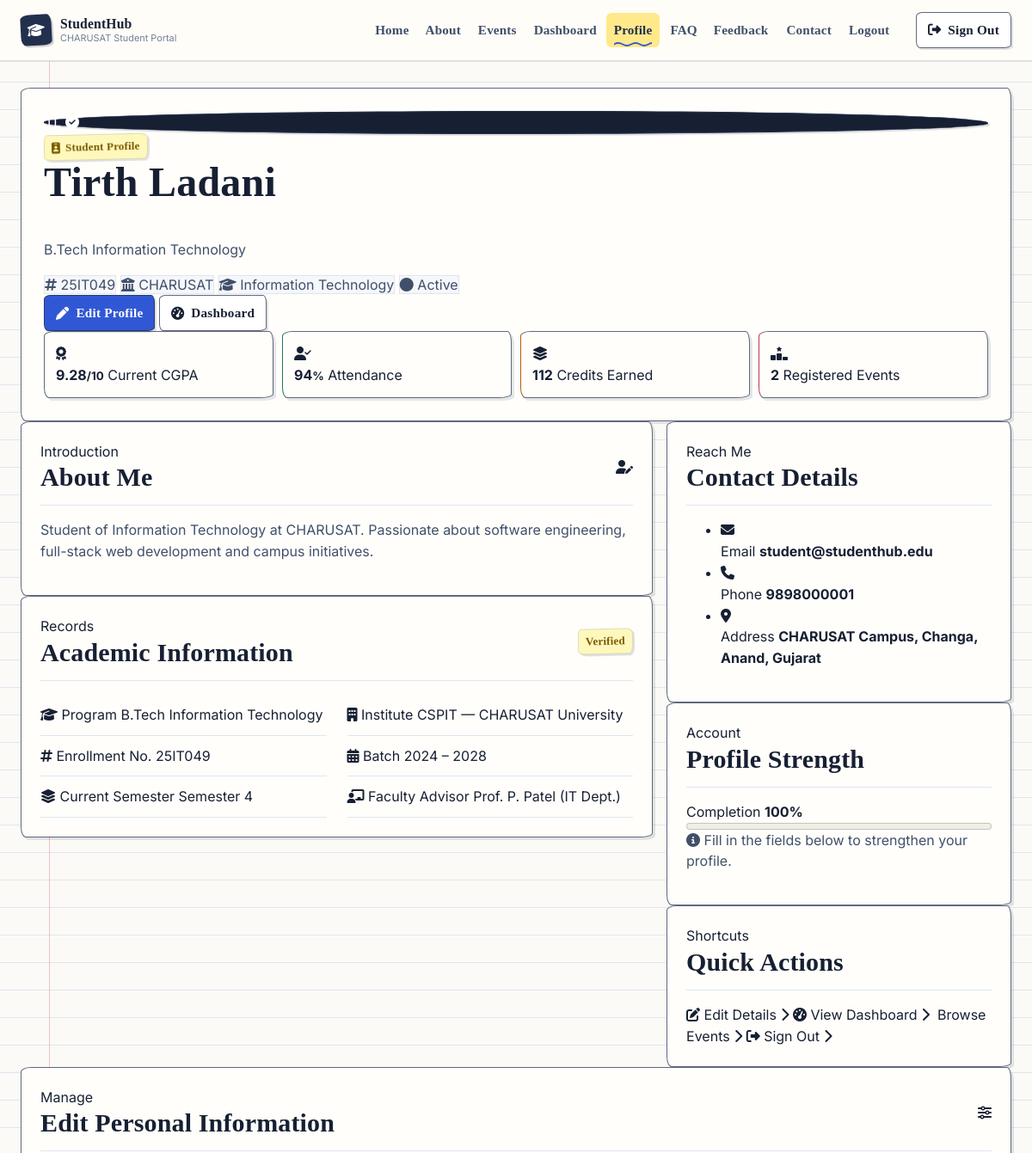
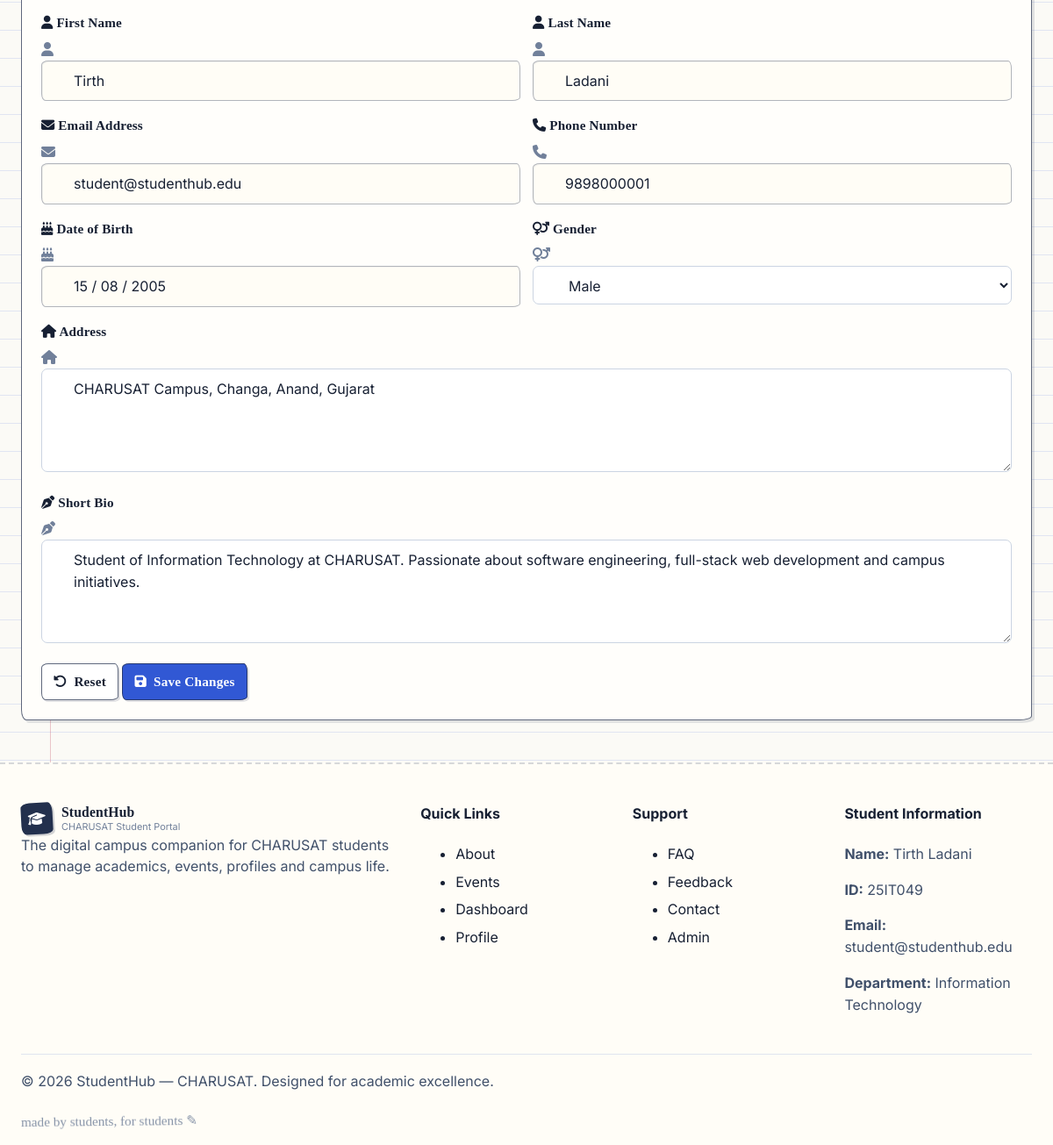
The app's page /profile.php (signed in) with its own data (2 pictures, top to bottom).
### tables this page shows
CREATE TABLE IF NOT EXISTS users (
 id INT UNSIGNED AUTO_INCREMENT PRIMARY KEY, name VARCHAR(100) NOT NULL, email VARCHAR(190) NOT NULL UNIQUE,
 password VARCHAR(255) NOT NULL, role ENUM('student','admin') NOT NULL DEFAULT 'student',
 student_id VARCHAR(30) NULL UNIQUE, course VARCHAR(100) NULL, department VARCHAR(100) NULL, semester VARCHAR(20) NULL, year_level TINYINT UNSIGNED NULL,
 gender VARCHAR(30) NULL, mobile VARCHAR(20) NULL, phone VARCHAR(20) NULL, address VARCHAR(255) NULL, bio TEXT NULL, dob VARCHAR(50) NULL, status ENUM('active','inactive') NOT NULL DEFAULT 'active',
 created_at TIMESTAMP NOT NULL DEFAULT CURRENT_TIMESTAMP, last_login DATETIME NULL,
 INDEX idx_users_role_status(role,status)
);

CREATE TABLE IF NOT EXISTS students (
 id INT UNSIGNED AUTO_INCREMENT PRIMARY KEY, user_id INT UNSIGNED NULL UNIQUE, student_id VARCHAR(30) NOT NULL UNIQUE,
 name VARCHAR(100) NOT NULL, email VARCHAR(190) NOT NULL UNIQUE, mobile VARCHAR(20) NULL,
 course VARCHAR(100) NOT NULL, year_level TINYINT UNSIGNED NOT NULL DEFAULT 1,
 status ENUM('active','inactive') NOT NULL DEFAULT 'active', created_at TIMESTAMP DEFAULT CURRENT_TIMESTAMP,
 CONSTRAINT fk_students_user FOREIGN KEY(user_id) REFERENCES users(id) ON DELETE SET NULL,
 INDEX idx_students_course(course), INDEX idx_students_status(status), INDEX idx_students_name(name)
);

### profile.php (the view, shortened to what the rows shown need)
<?php
require_once __DIR__ . '/config/database.php';
require_once __DIR__ . '/includes/security.php';
$userId   = (int)$_SESSION['user_id'];
$userStmt = $db->prepare("SELECT * FROM users WHERE id = ?");
$userStmt->bind_param('i', $userId);
$userStmt->execute();
$userData = $userStmt->get_result()->fetch_assoc();
$studStmt = $db->prepare("SELECT * FROM students WHERE user_id = ? OR student_id = ? OR email = ? LIMIT 1");
$studStmt->bind_param('iss', $userId, $userData['student_id'], $userData['email']);
$studStmt->execute();
$studData = $studStmt->get_result()->fetch_assoc();
$name       = $userData['name'] ?? 'Student';
$nameParts  = explode(' ', trim($name));
$firstName  = $nameParts[0] ?? '';
$lastName   = count($nameParts) > 1 ? implode(' ', array_slice($nameParts, 1)) : '';
$studentId  = $userData['student_id'] ?: ($studData['student_id'] ?? '25IT049');
$email      = $userData['email'] ?? '';
$department = $userData['department'] ?: ($studData['course'] ?? 'Information Technology');
$semester   = $userData['semester'] ?: ($studData['year_level'] ? 'Semester ' . ((int)$studData['year_level'] * 2) : 'Semester 4');
$program    = 'B.Tech ' . $department;
$status     = ucfirst($userData['status'] ?? 'Active');
$phone      = $userData['phone'] ?? ($studData['mobile'] ?? ($_SESSION['profile_phone'] ?? '+91 98765 43210'));
$dob        = $userData['dob'] ?? ($_SESSION['profile_dob'] ?? '15 / 08 / 2005');
$gender     = $userData['gender'] ?? ($_SESSION['profile_gender'] ?? 'Male');
$address    = $userData['address'] ?? ($_SESSION['profile_address'] ?? 'CHARUSAT Campus, Changa, Anand, Gujarat');
$bio        = $userData['bio'] ?? ($_SESSION['profile_bio'] ?? 'Student of ' . $department . ' at CHARUSAT. Passionate about software engineering, full-stack web development and campus initiatives.');
$initials = 'ST';
if (!empty($nameParts[0])) {
    $initials = strtoupper(substr($nameParts[0], 0, 1));
    if (count($nameParts) > 1) {
        $initials .= strtoupper(substr($nameParts[count($nameParts) - 1], 0, 1));
    }
}
?>
<!DOCTYPE html>
<html lang="en">
<head>
  <link rel="stylesheet"
        href="https://cdnjs.cloudflare.com/ajax/libs/font-awesome/6.6.0/css/all.min.css">
  <link rel="stylesheet" href="css/style.css">
</head>
<body class="theme-teal profile-page" data-php-session="true">
  <header class="header">
    <div class="container">
      <div class="header-wrapper">
        <a href="index.php" class="logo">
          <div class="logo-text">
            <h2>StudentHub</h2>
          </div>
        </a>
      </div>
    </div>
  </header>
  <main class="profile-shell">
    <div class="container">
      <section class="profile-hero">
        <div class="profile-hero-body">
          <div class="profile-avatar">
            <span><?= sh_e($initials) ?></span>
            <i class="fa-solid fa-circle-check profile-avatar-badge" aria-hidden="true"></i>
          </div>
          <div class="profile-headline">
            <span class="section-badge">
              <i class="fa-solid fa-id-badge"></i>
              Student Profile
            </span>
            <h1><?= sh_e($name) ?></h1>
            <p class="profile-role"><?= sh_e($program) ?></p>
            <div class="profile-chips">
              <span class="profile-chip"><i class="fa-solid fa-hashtag"></i> <span><?= sh_e($studentId) ?></span></span>
              <span class="profile-chip"><i class="fa-solid fa-building-columns"></i> CHARUSAT</span>
              <span class="profile-chip"><i class="fa-solid fa-graduation-cap"></i> <span><?= sh_e($department) ?></span></span>
              <span class="profile-chip is-active"><i class="fa-solid fa-circle"></i> <span><?= sh_e($status) ?></span></span>
            </div>
          </div>
        </div>
      </section>
      <div class="profile-grid">
        <div class="profile-main">
          <section class="dash-panel">
            <div class="dash-panel-head">
              <div>
                <h2>About Me</h2>
              </div>
              <i class="fa-solid fa-user-pen dash-panel-tag-icon"></i>
            </div>
            <p class="profile-bio">
              <?= nl2br(sh_e($bio)) ?>
            </p>
          </section>
          <section class="dash-panel">
            <div class="dash-panel-head">
              <div>
                <h2>Academic Information</h2>
              </div>
            </div>
            <div class="profile-info-grid">
              <div class="profile-info">
                <span class="profile-info-label"><i class="fa-solid fa-graduation-cap"></i> Program</span>
                <span class="profile-info-value"><?= sh_e($program) ?></span>
              </div>
              <div class="profile-info">
                <span class="profile-info-label"><i class="fa-solid fa-hashtag"></i> Enrollment No.</span>
                <span class="profile-info-value"><?= sh_e($studentId) ?></span>
              </div>
              <div class="profile-info">
                <span class="profile-info-label"><i class="fa-solid fa-layer-group"></i> Current Semester</span>
                <span class="profile-info-value"><?= sh_e($semester) ?></span>
              </div>
            </div>
          </section>
        </div>
        <aside class="profile-side">
          <section class="dash-panel">
            <div class="dash-panel-head">
              <div>
                <h2>Contact Details</h2>
              </div>
            </div>
            <ul class="profile-contact">
              <li class="profile-contact-item">
                <div>
                  <span>Email</span>
                  <strong><?= sh_e($email) ?></strong>
                </div>
              </li>
              <li class="profile-contact-item">
                <div>
                  <span>Phone</span>
                  <strong><?= sh_e($phone) ?></strong>
                </div>
              </li>
              <li class="profile-contact-item">
                <div>
                  <span>Address</span>
                  <strong><?= sh_e($address) ?></strong>
                </div>
              </li>
            </ul>
          </section>
          <section class="dash-panel">
            <div class="dash-panel-head">
              <div>
                <h2>Profile Strength</h2>
              </div>
            </div>
          </section>
          <section class="dash-panel">
            <div class="dash-panel-head">
              <div>
                <h2>Quick Actions</h2>
              </div>
            </div>
          </section>
        </aside>
      </div>
      <section class="dash-panel profile-edit" id="profile-edit">
        <div class="dash-panel-head">
          <div>
            <h2>Edit Personal Information</h2>
          </div>
        </div>
        <form class="profile-form" id="profileForm" method="POST" action="profile.php" novalidate>
          <div class="form-row">
            <div class="form-group">
              <div class="input-wrapper">
                <i class="fa-solid fa-user"></i>
                <input type="text" id="firstName" name="firstName" value="<?= sh_e($firstName) ?>" required>
              </div>
            </div>
            <div class="form-group">
              <div class="input-wrapper">
                <i class="fa-solid fa-user"></i>
                <input type="text" id="lastName" name="lastName" value="<?= sh_e($lastName) ?>" required>
              </div>
            </div>
          </div>
          <div class="form-row">
            <div class="form-group">
              <div class="input-wrapper">
                <i class="fa-solid fa-envelope"></i>
                <input type="email" id="profileEmail" name="profileEmail" value="<?= sh_e($email) ?>" required>
              </div>
            </div>
            <div class="form-group">
              <div class="input-wrapper">
                <i class="fa-solid fa-phone"></i>
                <input type="tel" id="profilePhone" name="profilePhone" value="<?= sh_e($phone) ?>" placeholder="+91 90000 00000">
              </div>
            </div>
          </div>
          <div class="form-row">
            <div class="form-group">
              <div class="input-wrapper">
                <i class="fa-solid fa-cake-candles"></i>
                <input type="text" id="profileDob" name="profileDob" value="<?= sh_e($dob) ?>" placeholder="DD / MM / YYYY">
              </div>
            </div>
            <div class="form-group">
              <div class="input-wrapper select-wrapper">
                <i class="fa-solid fa-venus-mars"></i>
                <select id="profileGender" name="profileGender">
                  <option value="Male" <?= $gender === 'Male' ? 'selected' : '' ?>>Male</option>
                </select>
              </div>
            </div>
          </div>
          <div class="form-group">
            <div class="input-wrapper is-textarea">
              <i class="fa-solid fa-house"></i>
              <textarea id="profileAddress" name="profileAddress" rows="2" placeholder="Your address"><?= sh_e($address) ?></textarea>
            </div>
          </div>
          <div class="form-group">
            <div class="input-wrapper is-textarea">
              <i class="fa-solid fa-pen-nib"></i>
              <textarea id="profileBioField" name="profileBioField" rows="3" placeholder="Tell people a bit about yourself"><?= sh_e($bio) ?></textarea>
            </div>
          </div>
        </form>
      </section>
    </div>
  </main>
  <footer class="footer">
    <div class="container">
      <div class="footer-grid">
        <div class="footer-brand">
          <a href="index.php" class="logo">
            <div class="logo-text">
              <h2>StudentHub</h2>
            </div>
          </a>
        </div>
        <div>
          <p><strong>Name:</strong> <span><?= sh_e($name) ?></span></p>
          <p><strong>ID:</strong> <span><?= sh_e($studentId) ?></span></p>
          <p><strong>Email:</strong> <span><?= sh_e($email) ?></span></p>
          <p><strong>Department:</strong> <span><?= sh_e($department) ?></span></p>
        </div>
      </div>
    </div>
  </footer>
</body>
</html>

### records on screen
users: name "TL", name "Tirth Ladani", department.course "B.Tech Information Technology", student "25IT049", department.course "Information Technology", status "Active", sh_e($bio) "Student of Information Technology at CHARUSAT. Passionate about software engineering, full-stack web development and campus initiatives.", semester.year_level "Semester 4", email "student@studenthub.edu", phone.mobile "9898000001", address "CHARUSAT Campus, Changa, Anand, Gujarat", firstName "Tirth", lastName "Ladani", profileEmail "student@studenthub.edu", profilePhone "9898000001", profileDob "15 / 08 / 2005", profileGender "Male", profileAddress "CHARUSAT Campus, Changa, Anand, Gujarat", profileBioField "Student of Information Technology at CHARUSAT. Passionate about software engineering, full-stack web development and campus initiatives."

### other values on screen
$regCount "2"
$strengthPercent "100"
